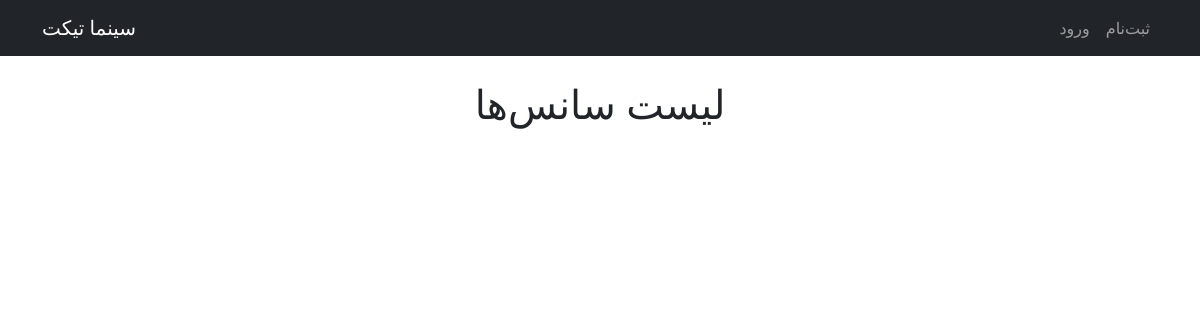
Before: /bookings/sessions/ with the older database file.
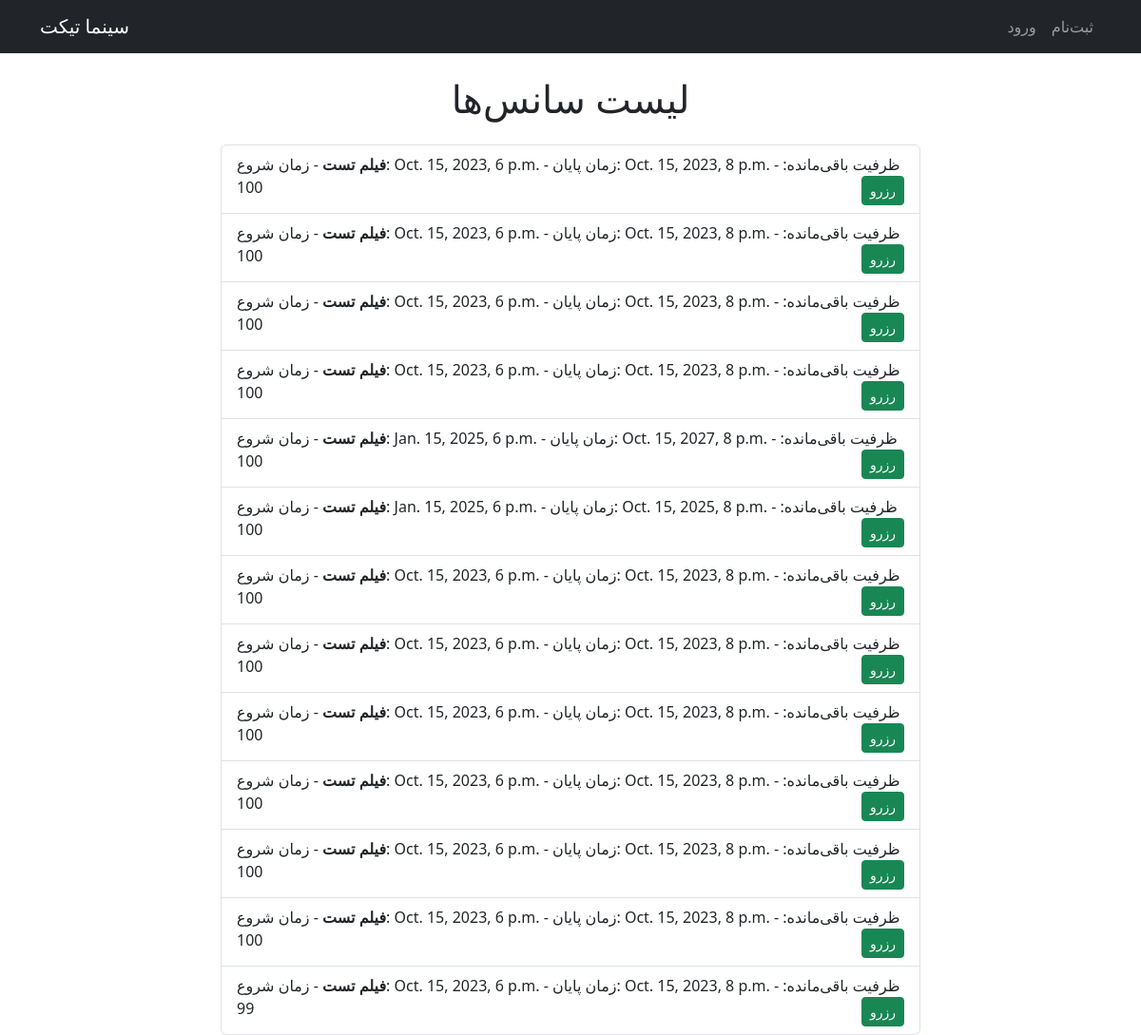
After: the same page with the newer database file.
### bookings/models.py (models this page shows, shortened)
class Session(models.Model):
    movie = models.ForeignKey(Movie, on_delete=models.CASCADE, related_name='sessions')
    start_time = models.DateTimeField()  # زمان شروع سانس
    end_time = models.DateTimeField()  # زمان پایان سانس
    capacity = models.PositiveIntegerField()  # ظرفیت سالن
    booked_seats = models.PositiveIntegerField(default=0)  # تعداد صندلی‌های رزرو شده

class Movie(models.Model):
    title = models.CharField(max_length=255)
    age_rating = models.PositiveIntegerField()  # رده سنی فیلم
    duration = models.DurationField()  # مدت زمان فیلم
    description = models.TextField()

### bookings/views.py (the view)
# urls.py: path('sessions/', views.session_list, name='session-list'),
def session_list(request):
    sessions = Session.objects.all()
    for session in sessions:
        session.remaining_capacity = session.capacity - session.booked_seats  # محاسبه ظرفیت باقی‌مانده
    return render(request, 'bookings/session_list.html', {'sessions': sessions})

### bookings/templates/bookings/session_list.html
{% extends 'base.html' %}
{% block content %}
<div class="row justify-content-center">
    <div class="col-md-8">
        <h1 class="text-center">لیست سانس‌ها</h1>
        <ul class="list-group mt-4">
            {% for session in sessions %}
                <li class="list-group-item">
                    <strong>{{ session.movie.title }}</strong> -
                    زمان شروع: {{ session.start_time }} -
                    زمان پایان: {{ session.end_time }} -
                    ظرفیت باقی‌مانده: {{ session.remaining_capacity }}
                    <a href="{% url 'book-session' session.id %}" class="btn btn-success btn-sm float-end">رزرو</a>
                </li>
            {% endfor %}
        </ul>
    </div>
</div>
{% endblock %}

Changed rows visible on the page:
added Session: movie "فیلم تست", start_time "Oct. 15, 2023, 6 p.m.", end_time "Oct. 15, 2023, 8 p.m.", remaining_capacity "100"
added Session: movie "فیلم تست", start_time "Oct. 15, 2023, 6 p.m.", end_time "Oct. 15, 2023, 8 p.m.", remaining_capacity "100"
added Session: movie "فیلم تست", start_time "Oct. 15, 2023, 6 p.m.", end_time "Oct. 15, 2023, 8 p.m.", remaining_capacity "100"
added Session: movie "فیلم تست", start_time "Oct. 15, 2023, 6 p.m.", end_time "Oct. 15, 2023, 8 p.m.", remaining_capacity "100"
added Session: movie "فیلم تست", start_time "Jan. 15, 2025, 6 p.m.", end_time "Oct. 15, 2027, 8 p.m.", remaining_capacity "100"
added Session: movie "فیلم تست", start_time "Jan. 15, 2025, 6 p.m.", end_time "Oct. 15, 2025, 8 p.m.", remaining_capacity "100"
added Session: movie "فیلم تست", start_time "Oct. 15, 2023, 6 p.m.", end_time "Oct. 15, 2023, 8 p.m.", remaining_capacity "100"
added Session: movie "فیلم تست", start_time "Oct. 15, 2023, 6 p.m.", end_time "Oct. 15, 2023, 8 p.m.", remaining_capacity "100"
added Session: movie "فیلم تست", start_time "Oct. 15, 2023, 6 p.m.", end_time "Oct. 15, 2023, 8 p.m.", remaining_capacity "100"
added Session: movie "فیلم تست", start_time "Oct. 15, 2023, 6 p.m.", end_time "Oct. 15, 2023, 8 p.m.", remaining_capacity "100"
added Session: movie "فیلم تست", start_time "Oct. 15, 2023, 6 p.m.", end_time "Oct. 15, 2023, 8 p.m.", remaining_capacity "100"
added Session: movie "فیلم تست", start_time "Oct. 15, 2023, 6 p.m.", end_time "Oct. 15, 2023, 8 p.m.", remaining_capacity "100"
added Session: movie "فیلم تست", start_time "Oct. 15, 2023, 6 p.m.", end_time "Oct. 15, 2023, 8 p.m.", remaining_capacity "99"
